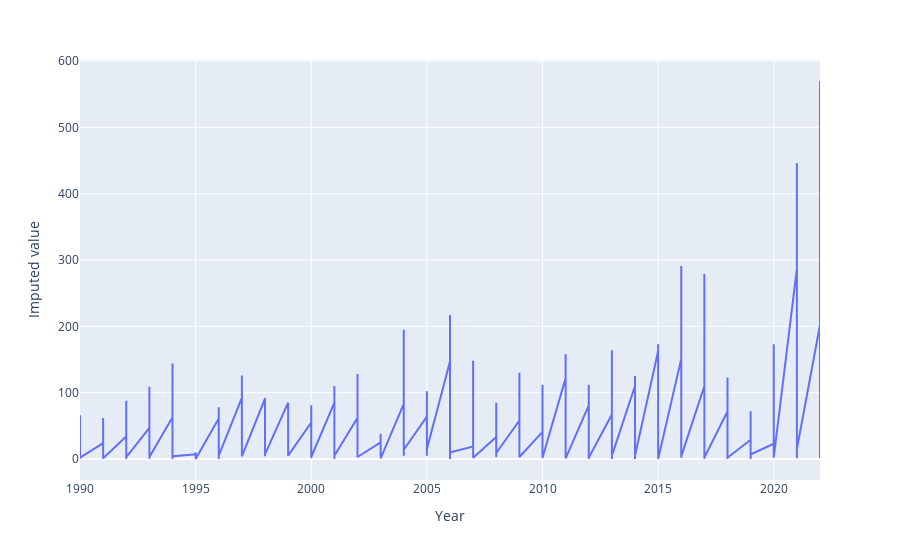

The code cell stored with this chart in its notebook:
### Code cell
barley
px.line(barley, x='Year', y='Imputed value')

### Figure 1 — Plotly figure (JSON) as saved in the notebook; plotly's stock layout.template omitted (floating-point values rounded to 4 significant figures; data arrays with more than 128 entries replaced by an {"elided": "..."} marker saying what was removed)
{"data": [{"hovertemplate": "Year=%{x}<br>Imputed value=%{y}<extra></extra>", "legendgroup": "", "line": {"color": "#636efa", "dash": "solid"}, "marker": {"symbol": "circle"}, "mode": "lines", "name": "", "orientation": "v", "showlegend": false, "type": "scatter", "x": {"elided": "198 int values"}, "xaxis": "x", "y": {"elided": "198 int values"}, "yaxis": "y"}], "layout": {"legend": {"tracegroupgap": 0}, "margin": {"t": 60}, "xaxis": {"anchor": "y", "domain": [0, 1], "title": {"text": "Year"}}, "yaxis": {"anchor": "x", "domain": [0, 1], "title": {"text": "Imputed value"}}}}
